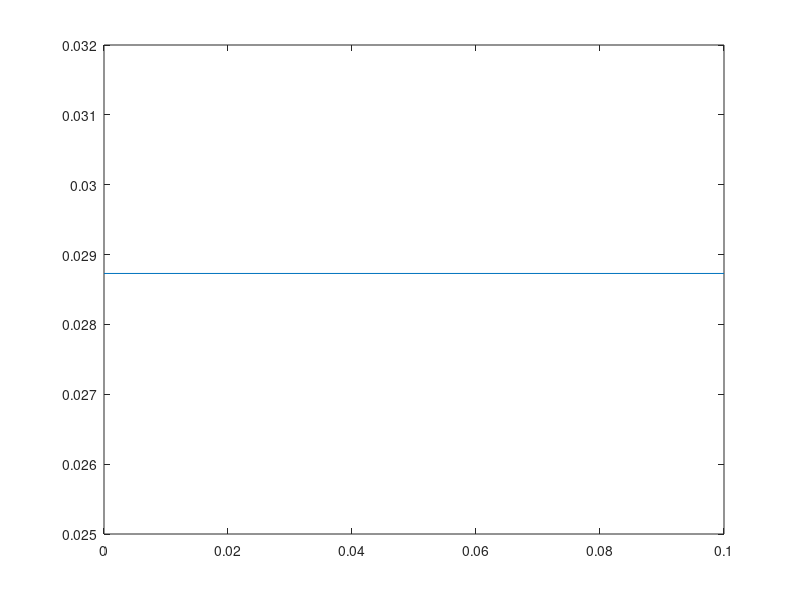
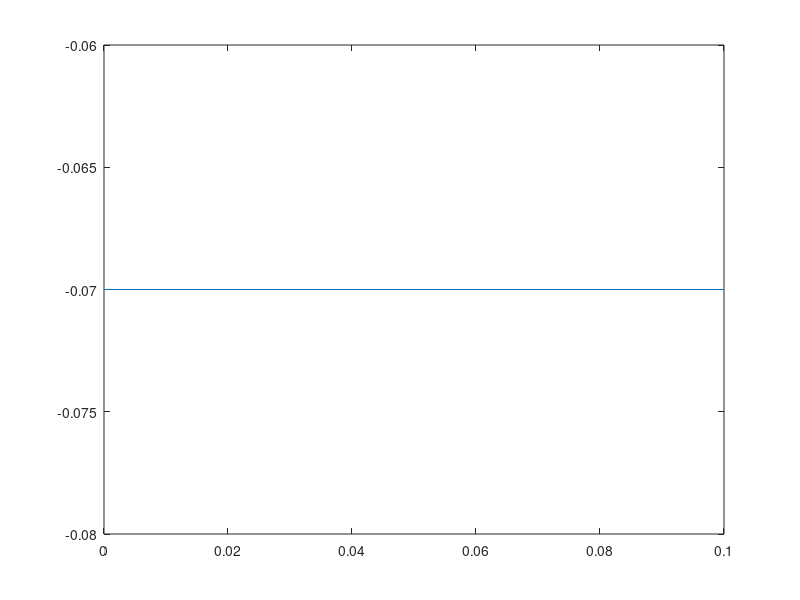
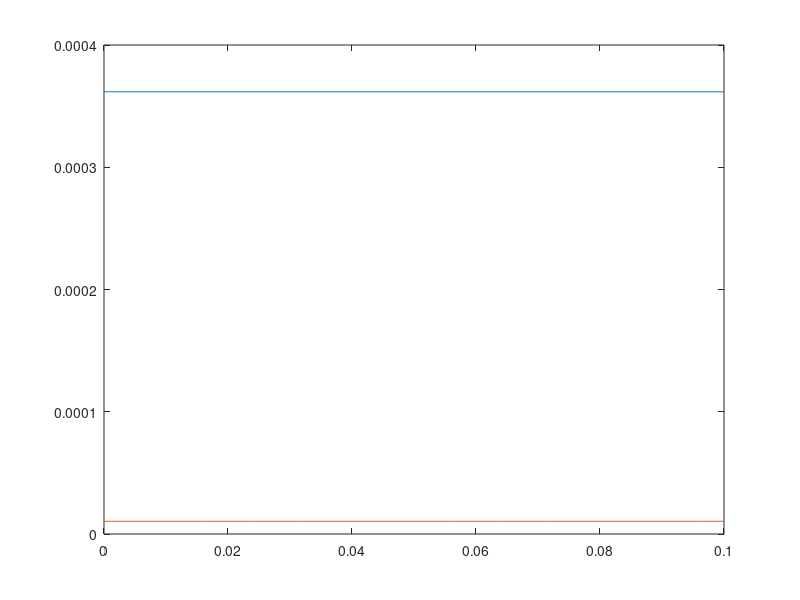
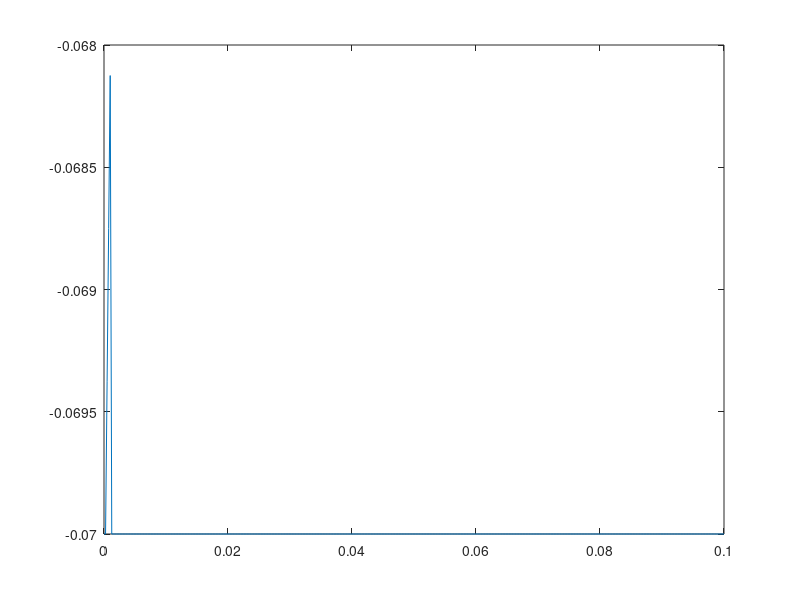

Write the MATLAB code that produced these figures, in order.
%initializing constants
gk = .036;
gna = .120;
gl = .0003;
Ek = -.012;
Ena = .115;
El = .0106;
Vrest = -.070;
%assume typical fixed membrane capacitance
Cm = .000002;

%steady state simulation
Vm = Vrest;
%gating variables equations
am = .1*((25-Vm)/(exp((25-Vm)/10)-1));
Bm = 4*exp(-Vm/18);
an = .01*((10-Vm)/(exp((10-Vm)/10)-1));
Bn = .125*exp(-Vm/80);
ah = .07*exp(-Vm/20);
Bh = 1/(exp((30-Vm)/10)+1);
%solving for n, m, and h at steady state
n = an/(an+Bn);
m = am/(am+Bm);
h = ah/(ah+Bh);
%currents equations
Ina = (m^3)*gna*h*(Vm-Ena);
Ik = (n^4)*gk*(Vm-Ek);
Il = gl*(Vm-El);
Iion = Ina+Ik+Il;
Icm = 0;
Itotal = Iion + Icm;
%show plot of Gna/Gk
Gk = gk*(n^4);
Gna = (m^3)*h*gna;
plot([0,.1],[(Gna/Gk),(Gna/Gk)]);
%show plot of membrane potential
figure;
plot([0,.1],[Vm,Vm]);

%step pulse stimulation of 5uA for .5ms starting at t = .5ms
%create arrays for values to change with time hat will be plotted
Vm = zeros(0,60);
Gk = zeros(0,60);
Gna = zeros(0,60);
%for loop to collect change in values
i = 0;
for t=0:.00025:.1
   i = i+1;
   if t<.005
       Vm(i) = Vrest;
   end
   %find Vm during the step stimulation
   if t==.0005
       Ina = (m^3)*gna*h*(Vm(i-1)-Ena);
       Ik = (n^4)*gk*(Vm(i-1)-Ek);
       Il = gl*(Vm(i-1)-El);
       Iion = Ina+Ik+Il;
       Istim = .000005;
       Vm(i) = Vm(i-1)+((Istim/Cm)*.00025);
   end
   if t==.00075
       Ina = (m^3)*gna*h*(Vm(i-1)-Ena);
       Ik = (n^4)*gk*(Vm(i-1)-Ek);
       Il = gl*(Vm(i-1)-El);
       Iion = Ina+Ik+Il;
       Istim = .000005;
       Vm(i) = Vm(i-1)+((Istim/Cm)*.00025);
   end
   if t==.001
       Ina = (m^3)*gna*h*(Vm(i-1)-Ena);
       Ik = (n^4)*gk*(Vm(i-1)-Ek);
       Il = gl*(Vm(i-1)-El);
       Iion = Ina+Ik+Il;
       Istim = .000005;
       Vm(i) = Vm(i-1)+((Istim/Cm)*.00025);
   end
   if t>.001
      Vm(i) = Vrest;
   end
   %calculate a and B values
   am = .1*((25-Vm(i))/(exp((25-Vm(i))/10)-1));
   Bm = 4*exp(-Vm(i)/18);
   an = .01*((10-Vm(i))/(exp((10-Vm(i))/10)-1));
   Bn = .125*exp(-Vm(i)/80);
   ah = .07*exp(-Vm(i)/20);
   Bh = 1/(exp((30-Vm(i))/10)+1);
   %calculate m,n,h values
   n = an/(an+Bn);
   m = am/(am+Bm);
   h = ah/(ah+Bh);
   %calculate current Gna and Gk
   Gk(i) = gk*(n^4);
   Gna(i) = (m^3)*h*gna;
end
%set up the plots for step stimulation
time = 0:.00025:.1;
figure;
plot(time,Gk);
hold on;
plot(time,Gna);
hold off;
figure;
plot(time,Vm);

%constant stimulation of 1uA for duration of simulation
%create arrays for values to change with time hat will be plotted
Vm = zeros(0,60);
Gk = zeros(0,60);
Gna = zeros(0,60);
%for loop to collect change in values
i = 0;
for t=0:.00025:.1
   i = i+1;
   if t==0
       Vm(i) = Vrest;
   end
   %find Vm during the step stimulation
   if t>0
       Ina = (m^3)*gna*h*(Vm(i-1)-Ena);
       Ik = (n^4)*gk*(Vm(i-1)-Ek);
       Il = gl*(Vm(i-1)-El);
       Iion = Ina+Ik+Il;
       Istim = .000001;
       Vm(i) = Vm(i-1)+((Istim/Cm)*.00025);
   end
   %calculate a and B values
   am = .1*((25-Vm(i))/(exp((25-Vm(i))/10)-1));
   Bm = 4*exp(-Vm(i)/18);
   an = .01*((10-Vm(i))/(exp((10-Vm(i))/10)-1));
   Bn = .125*exp(-Vm(i)/80);
   ah = .07*exp(-Vm(i)/20);
   Bh = 1/(exp((30-Vm(i))/10)+1);
   %calculate m,n,h values
   n = an/(an+Bn);
   m = am/(am+Bm);
   h = ah/(ah+Bh);
   %calculate current Gna and Gk
   Gk(i) = gk*(n^4);
   Gna(i) = (m^3)*h*gna;
end
%set up the plots for step stimulation
time = 0:.00025:.1;
figure;
plot(time,Gk);
hold on;
plot(time,Gna);
hold off;
figure;
plot(time,Vm);